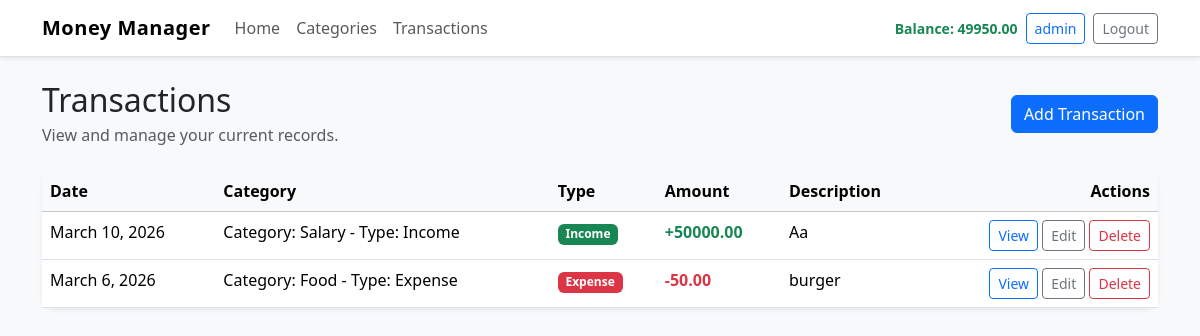
Before: /transactions/ (signed in) with the older database file.
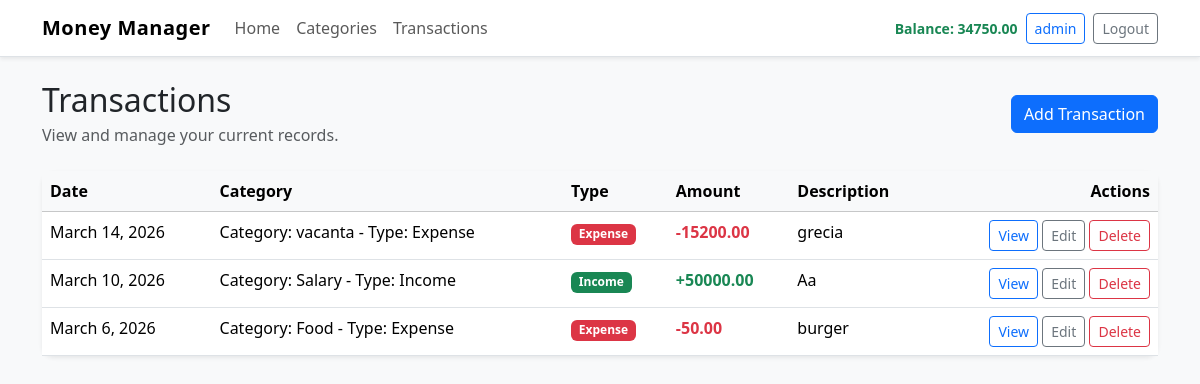
After: the same page with the newer database file.
### core/models.py (models this page shows, shortened)
class Transaction(models.Model):
	user = models.ForeignKey(User, on_delete=models.CASCADE)
	category = models.ForeignKey(Category, on_delete=models.SET_NULL, null=True)
	amount = models.DecimalField(max_digits=10, decimal_places=2)
	date = models.DateField()
	description = models.TextField(blank=True)
	created_at = models.DateTimeField(auto_now_add=True)
	updated_at = models.DateTimeField(auto_now=True)

class Category(models.Model):
	name = models.CharField(max_length=100)
	is_income = models.BooleanField(default=False)
	created_at = models.DateTimeField(auto_now_add=True)
	updated_at = models.DateTimeField(auto_now=True)
	def __str__(self):
		return f"Category: {self.name} - Type: {'Income' if self.is_income else 'Expense'}"

### core/views.py (the view)
# urls.py: path('transactions/', views.TransactionListView.as_view(), name='transaction-list'),
class TransactionListView(LoginRequiredMixin, ListView):
	model = Transaction
	template_name = 'core/transaction_list.html'
	context_object_name = 'transactions'
	def get_queryset(self):
		return Transaction.objects.filter(user=self.request.user).order_by('-date')

### core/context_processors.py (called while the page is built)
def get_financial_summary(user):
	if not user.is_authenticated:
		return {
			'income_total': 0,
			'expense_total': 0,
			'current_balance': 0,
		}
	transactions = Transaction.objects.filter(user=user)
	income_total = transactions.filter(category__is_income=True).aggregate(total=Sum('amount'))['total'] or 0
	expense_total = transactions.filter(category__is_income=False).aggregate(total=Sum('amount'))['total'] or 0
	return {
		'income_total': income_total,
		'expense_total': expense_total,
		'current_balance': income_total - expense_total,
	}

def financial_summary(request):
	return get_financial_summary(request.user)

### core/templates/core/transaction_list.html (shortened to what this page needs)
{% extends 'core/base.html' %}
{% block content %}
<div class="d-flex justify-content-between align-items-center mb-4">
    <div>
        <h2 class="mb-1">Transactions</h2>
        <p class="text-muted mb-0">View and manage your current records.</p>
    </div>
    <a class="btn btn-primary" href="{% url 'transaction-add' %}">Add Transaction</a>
</div>
<div class="card shadow-sm border-0">
    <div class="card-body p-0">
        <div class="table-responsive">
            <table class="table table-hover mb-0">
                <thead class="table-light">
                    <tr>
                        <th>Date</th>
                        <th>Category</th>
                        <th>Type</th>
                        <th>Amount</th>
                        <th>Description</th>
                        <th class="text-end">Actions</th>
                    </tr>
                </thead>
                <tbody>
                    {% for t in transactions %}
                    <tr>
                        <td>{{ t.date }}</td>
                        <td>{{ t.category }}</td>
                        <td>
                            {% if t.category and t.category.is_income %}
                            <span class="badge text-bg-success">Income</span>
                            {% else %}
                            <span class="badge text-bg-danger">Expense</span>
                            {% endif %}
                        </td>
                        <td class="fw-semibold {% if t.category and t.category.is_income %}text-success{% else %}text-danger{% endif %}">
                            {% if t.category and t.category.is_income %}+{% else %}-{% endif %}{{ t.amount }}
                        </td>
                        <td>{{ t.description|default:'-' }}</td>
                        <td class="text-end">
                            <a class="btn btn-sm btn-outline-primary" href="{% url 'transaction-detail' t.pk %}">View</a>
                            <a class="btn btn-sm btn-outline-secondary" href="{% url 'transaction-edit' t.pk %}">Edit</a>
                            <a class="btn btn-sm btn-outline-danger" href="{% url 'transaction-delete' t.pk %}">Delete</a>
                        </td>
                    </tr>
                    {% empty %}
                    <tr>
                        <td colspan="6" class="text-center py-4">No transactions yet.</td>
                    </tr>
                    {% endfor %}
                </tbody>
            </table>
        </div>
    </div>
</div>
{% endblock %}

### core/templates/core/base.html (shortened to what this page needs)
{% load static %}
<!DOCTYPE html>
<html lang="en">
<head>
    <link href="https://cdn.jsdelivr.net/npm/bootstrap@5.3.8/dist/css/bootstrap.min.css" rel="stylesheet">
    <link rel="stylesheet" href="{% static 'css/style.css' %}">
</head>
<body class="bg-light">
    <nav class="navbar navbar-expand-lg bg-white border-bottom shadow-sm">
        <div class="container">
            <a class="navbar-brand fw-bold" href="{% url 'home' %}">Money Manager</a>
            <div class="collapse navbar-collapse" id="navbarContent">
                <ul class="navbar-nav me-auto mb-2 mb-lg-0">
                    <li class="nav-item">
                        <a class="nav-link" href="{% url 'home' %}">Home</a>
                    </li>
                    <li class="nav-item">
                        <a class="nav-link" href="{% url 'category-list' %}">Categories</a>
                    </li>
                    <li class="nav-item">
                        <a class="nav-link" href="{% url 'transaction-list' %}">Transactions</a>
                    </li>
                </ul>
                <div class="d-flex gap-2 align-items-center flex-wrap">
                    {% if user.is_authenticated %}
                    <span class="navbar-text fw-semibold text-success small">Balance: {{ current_balance|floatformat:2 }}</span>
                    <a class="btn btn-outline-primary btn-sm" href="{% url 'profile' %}">{{ user.username }}</a>
                    <form method="post" action="{% url 'logout' %}" class="m-0">
                        <button type="submit" class="btn btn-outline-secondary btn-sm">Logout</button>
                    </form>
                    {% else %}
                    <a class="btn btn-primary btn-sm" href="{% url 'login' %}">Login</a>
                    {% endif %}
                </div>
            </div>
        </div>
    </nav>
    <main class="container py-4">
        {% block content %}{% endblock %}
    </main>
</body>
</html>

Changed rows visible on the page:
added Transaction: date "March 14, 2026", category "Category: vacanta - Type: Expense", amount "15200.00", description "grecia"
Other visible differences:
{{ current_balance|floatformat:2 }}: "49950.00" → "34750.00"
